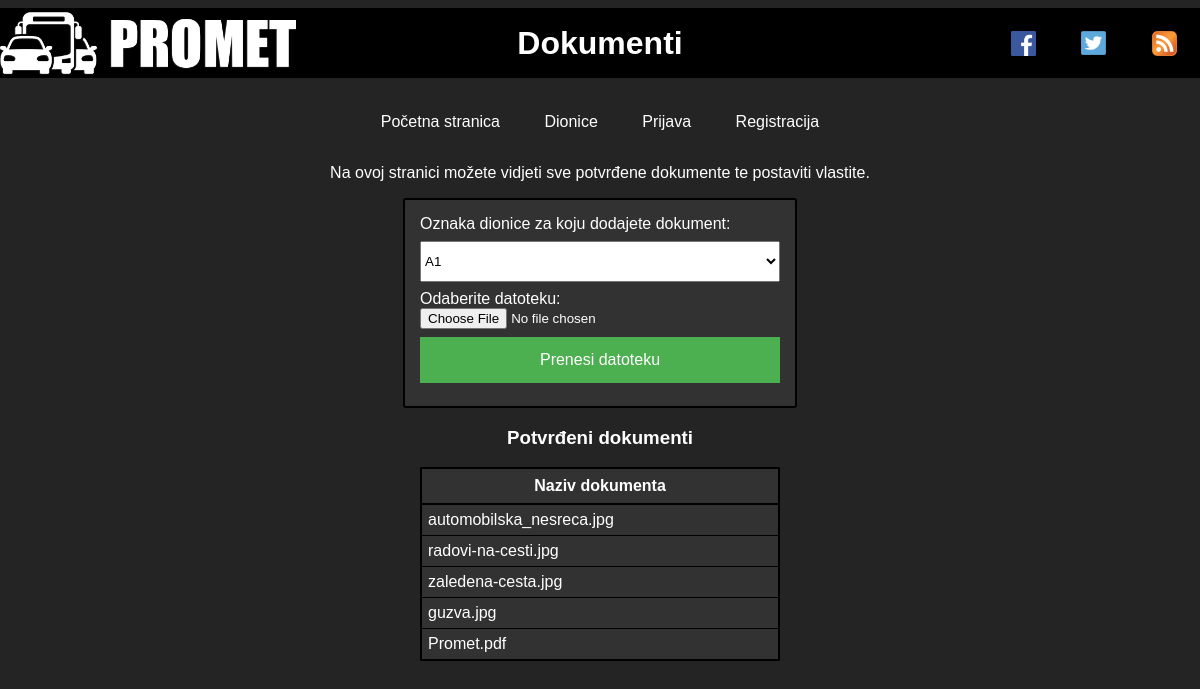
The page /Projekt/dokumenti.php on the database its author committed.
### tables this page shows
CREATE TABLE `dokument` (
  `ID_dokument` int(11) NOT NULL,
  `naziv_dokumenta` text NOT NULL,
  `vrsta_dokumenta` varchar(45) NOT NULL,
  `status` varchar(15) NOT NULL DEFAULT 'nije potvrđeno',
  `ID_korisnik` int(11) NOT NULL,
  `ID_cesta` int(11) NOT NULL
);

### Projekt/klase/baza.class.php (called while the page is built, shortened)
<?php
class Baza {
    private $veza = null;
    function spojiDB() {
        $this->veza = new mysqli(self::server, self::korisnik, self::lozinka, self::baza);
        $this->veza->set_charset("utf8");
        return $this->veza;
    }
    function selectDB($upit) {
        $rezultat = $this->veza->query($upit);
        return $rezultat;
    }
}
?>

### Projekt/dokumenti.php (the view, shortened to what this page needs)
<?php
    $direktorij = dirname(getcwd());
    require "$direktorij/WebDiP2020x060/klase/baza.class.php";
?>
<!DOCTYPE html>
<html lang="hr">
    <head>
        <link rel="stylesheet" type="text/css" href="css/pmihalic.css">
    </head>
    <body>
        <header>
            <h1 class="naslov"><a href="#sadrzaj">Dokumenti</a></h1>
        </header>
        <br>
    <?php
        include 'meni.php';
    ?>
    <section id="sadrzaj">
        <br>
        <p id="uvod">Na ovoj stranici možete vidjeti sve potvrđene dokumente te postaviti vlastite.</p>
        <form name="obrazac" method="post" enctype="multipart/form-data"
                  action="<?php echo $_SERVER['PHP_SELF'];?>">
                    <label>Oznaka dionice za koju dodajete dokument:<br></label>
                    <select name='oznaka' id='oznaka' style='width: 100%; margin: 8px 0; height: 41px;'>
                        <?php
                            $veza = new Baza();
                            $veza->spojiDB();
                            $upit = "SELECT oznaka"
                                    . " FROM cesta ORDER BY ID_kategorija, oznaka";
                            $rezultat = $veza->selectDB($upit);
                            while ($row = mysqli_fetch_array($rezultat)) {
                                echo "<option value='{$row["oznaka"]}'>{$row["oznaka"]}</option>";
                            }
                        ?>
                   </select>
                    <label for="datoteka">Odaberite datoteku: </label>
                    <input type="file" name="datoteka" />
                    <input id="submit1" name="submit" type="submit" value="Prenesi datoteku"/>
            </form>
    </section>
        <table style="width: 30%;">
            <caption><h3>Potvrđeni dokumenti</h3></caption>
        <thead>
            <tr>
                <th>Naziv dokumenta</th>
            </tr>
        </thead>
        <tbody>
            <?php
            $veza = new Baza();
            $veza->spojiDB();
            $upit = "SELECT naziv_dokumenta "
                    . "FROM dokument "
                    . "WHERE status = 'potvrđeno'";
            $rezultat = $veza->selectDB($upit);
            while ($row = mysqli_fetch_array($rezultat)) {
                echo "<tr>";
                    echo "<td>{$row['naziv_dokumenta']}</td>";
                echo"</tr>";
                }
            ?>
        </tbody>
    </table>
       <br>
    </body>
</html>

### Projekt/css/pmihalic.css (style rules this page uses)
body { background: #242424; color: white; font-family: "Arial"; margin-left: auto; margin-right: auto; width: 100%; }
header { background: url('../multimedija/PrometLogo.png') no-repeat left top, url('../multimedija/Facebook Icon.png') no-repeat 86% center, url('../multimedija/Twitter Icon.png') no-repeat 92% center, url('../multimedija/RSS Icon.png') no-repeat 98% center; background-size: auto 70px, 25px, 25px, 25px; background-color: black; width: 100%; height: 70px; display: flex; align-items: center; justify-content: center; }
h1,h2, footer { text-align: center; }
form { border-radius: 3px; border-color: black; background-color: #323232; padding: 15px; border-style: solid; border-width: 2px; width: 30%; min-width: 350px; margin-left: auto; margin-right: auto; }
#submit1, #submit2, #submit3, #submit4 { background-color: #4CAF50; color: white; padding: 14px 20px; margin: 8px 0; border: none; cursor: pointer; width: 100%; font-size: 16px; }
a:link, a:visited, a:active { color: white; background-color: transparent; text-decoration: none; }
table { width: 90%; margin-left: auto; margin-right: auto; background-color: #323232; border: 2px solid black; border-collapse: collapse; }
th { padding: 8px; border: 2px solid black; border-collapse: collapse; }
td { padding: 6px; border-collapse: collapse; border: 1px solid black; word-wrap: break-word; }
#uvod { margin-left: auto; margin-right: auto; width: 80%; text-align: center; }

### rows shown on the page
dokument: naziv_dokumenta "automobilska_nesreca.jpg"
dokument: naziv_dokumenta "radovi-na-cesti.jpg"
dokument: naziv_dokumenta "zaledena-cesta.jpg"
dokument: naziv_dokumenta "guzva.jpg"
dokument: naziv_dokumenta "Promet.pdf"

### other values the page prints
form field oznaka "A1"
